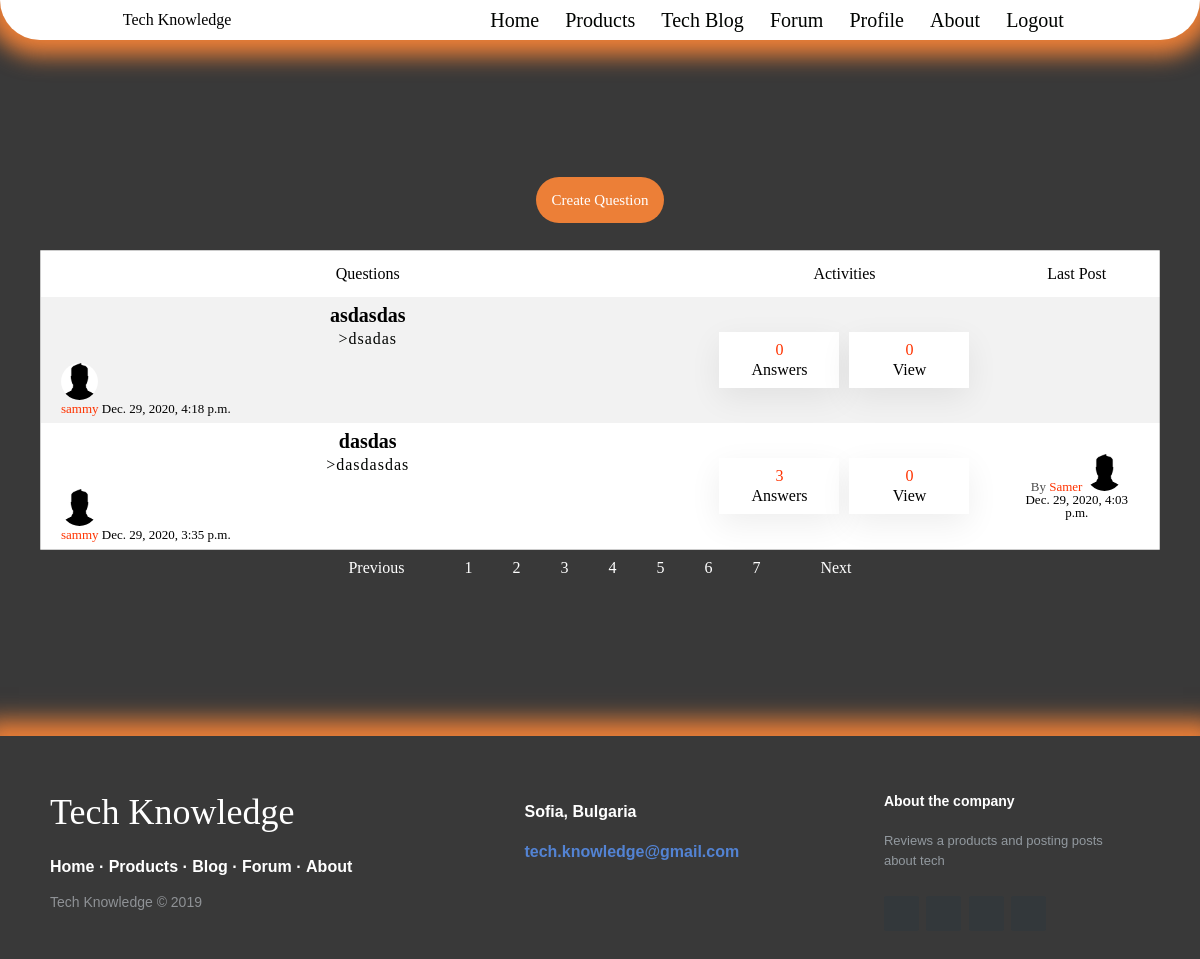
Page /forum/?page=4 (signed in) on the committed database.
### forum_app/models.py (models this page shows, shortened)
class Forum(models.Model):
    user = models.ForeignKey(User, on_delete=models.CASCADE)
    title = models.CharField(max_length=100)
    slug = models.SlugField(unique=True)
    desc = models.TextField()
    views_count = models.ManyToManyField(User, related_name='views')
    created_at = models.DateTimeField(auto_now_add=True)

class Comment(models.Model):
    user = models.ForeignKey(User, on_delete=models.CASCADE)
    forum = models.ForeignKey(Forum, on_delete=models.CASCADE)
    desc = models.TextField()
    likes = models.ManyToManyField(User, related_name='like')
    dislikes = models.ManyToManyField(User, related_name='dislike')
    created_at = models.DateTimeField(auto_now_add=True)

### users/models.py (models this page shows)
class ProfileUser(models.Model):
    name = models.CharField(max_length=10, blank=True)
    profile_pic = models.ImageField(upload_to='profile_img', default='default.png', blank=True)
    bio = models.TextField(blank=True, )
    user = models.OneToOneField(User, on_delete=models.CASCADE, related_name='profile')

### forum_app/views.py (the view)
# urls.py: path('', ForumListView.as_view(), name='forum'),
@method_decorator(login_required, name='dispatch')
class ForumListView(ListView):
    model = Forum
    queryset = Forum.objects.order_by('-created_at')
    paginate_by = 2
    template_name = 'forums/forum.html'
    context_object_name = 'forum'

### templates/forums/forum.html (shortened to what this page needs)
{% extends 'common/site.html' %}
{% load static %}
{% block style %}
    <link rel="stylesheet" type="text/css" href="{% static 'css/forum.css' %}">
{% endblock %}
{% block site_content %}
    <div class="content">
        <br>
        <div style="text-align-last: center;">
            <a class="button" href="{% url 'forum-add' %}">Create Question</a>
        </div>
        <br>
        <br>
        <table class="table table-striped table-bordered table-hover table-condensed cols-3 custom_table">
            <thead>
            <tr>
                <th scope="col">Questions</th>
                <th scope="col">Activities</th>
                <th scope="col">Last Post</th>
            </tr>
            </thead>
            <tbody>
            {% for forums in forum %}
                <tr>
                    <td>
                        <a href="{% url 'forum-detail' forums.slug %}">{{ forums.title }}</a>
                        <p class="desc">>{{ forums.desc|safe|truncatewords:5 }}</p>
                        <br>
                        <small style="text-align: left;">
                            <a href="{% url 'profile' forums.user.profile.id %}"><img
                                    class="profile-min-pic" src="{{ forums.user.profile.profile_pic.url }}" alt="">
                            </a>
                            <br>
                            <a href="{% url 'profile' forums.user.profile.id %}">{{ forums.user }}</a>
                            <span class="time_ago">{{ forums.created_at }}</span></small>
                    </td>
                    <td>
                        <ul class="activity_outer">
                            <li><strong>{{ forums.comment_set.count }}</strong><span>Answers</span></li>
                            <li><strong>{{ forums.views_count.count }}</strong><span>View</span></li>
                        </ul>
                    </td>
                    <td>
                        {% if forums.comment_set.all %}
                            <div class="last_activity">By <span
                                    class="user_name">{{ forums.comment_set.last.user.profile.name }}
                                <img class="profile-min-pic" src="{{ forums.user.profile.profile_pic.url }}"
                                     alt=""></span>
                                <br>
                                <span class="time_ago">{{ forums.comment_set.last.created_at }}</span>
                            </div>
                        {% endif %}
                    </td>
                </tr>
            {% endfor %}
            </tbody>
        </table>
        {% include 'forums/pagination.html' %}
    </div>
{% endblock %}

### static/css/forum.css (style rules this page uses)
.custom_table { width: 100%; padding: 0; max-width: 140vh; margin: 10px auto; border: 1px solid rgba(0, 0, 0, .2); border-collapse: collapse; background-color: white; }
.custom_table thead { color: #fff; background-color: white; }
.custom_table thead th { padding: 15px 20px; }
.custom_table tbody tr { transition: all .5s; }
.custom_table tbody tr:nth-child(odd) { background: rgba(0, 0, 0, .05) }
.custom_table tbody tr:nth-child(even) { background: #fff }
.custom_table tbody td { padding: 8px 20px; text-align: left; vertical-align: middle; }
.custom_table tbody td:first-child { width: 60% }
.custom_table tbody td:nth-child(2) { width: 25% }
.custom_table tbody td:nth-child(3) { width: 15%; text-align: center; }
.custom_table tbody td a { color: #000; font-size: 20px; font-weight: bold; margin-bottom: 6px; display: block; text-decoration: none; text-align: -webkit-center; }
.custom_table tbody td small, .last_activity { color: rgba(0, 0, 0, .7); font-size: 13px; display: block; text-align: center; }
.custom_table tbody td small a, .user_name { color: #ff3300; font-size: 13px; font-weight: normal; display: inline-block; margin-bottom: 0 }
.activity_outer { display: flex; margin: 0; padding: 0; justify-content: center; }
.activity_outer li { list-style: none; display: flex; flex-direction: column; align-items: center; padding: 10px 20px; background: #fff; margin: 5px; width: 50%; color: rgba(0, 0, 0, .5); min-width: 80px; -webkit-box-shadow: 0px 10px 32px 0px rgba(0, 0, 0, 0.07); -moz-box-shadow: 0px 10px 32px 0px rgba(0, 0, 0, 0.07); box-shadow: 0px 10px 32px 0px rgba(0, 0, 0, 0.07); }
.activity_outer li strong { margin-bottom: 4px; color: #ff3300 }
.button { margin-top: 35px; }
.button { width: 10vh; }
.profile-min-pic { border-radius: 50%; width: 37px; }
.desc { color: #000300; word-break: break-word !important; text-align: center; letter-spacing: 1px; }

### static/css/clear.css (style rules this page uses)
html, body, div, span, applet, object, iframe, h1, h2, h3, h4, h5, h6, p, blockquote, pre, a, abbr, acronym, address, big, cite, code, del, dfn, em, img, ins, kbd, q, s, samp, small, strike, strong, sub, sup, tt, var, b, u, i, center, dl, dt, dd, ol, ul, li, fieldset, form, label, legend, table, caption, tbody, tfoot, thead, tr, th, td, article, aside, canvas, details, embed, figure, figcaption, footer, header, hgroup, menu, nav, output, ruby, section, summary, time, mark, audio, video { margin: 0; padding: 0; border: 0; color: black; font-size: 100%; font: inherit; text-decoration: none; vertical-align: baseline; }
body { line-height: 1; }
ol, ul { list-style: none; }
table { border-collapse: collapse; border-spacing: 0; }

### static/css/main.css (style rules this page uses)
html { scroll-behavior: smooth; }
body { background-color: #393939; }
.content { margin-top: 20vh; }
.content h1, p { color: white; }
.button { padding: 15px; text-align: center; width: fit-content; width: -moz-fit-content; margin: 24px auto; font-size: 15px; background-color: #ec7f37; border-radius: 50px; color: white; border: none; }

### rows in the picture
Forum: title "asdasdas", desc "dsadas", user.profile.profile_pic (placeholder picture), user "sammy", created_at "Dec. 29, 2020, 4:18 p.m.", comment_set.count "0", views_count.count "0"
Forum: title "dasdas", desc "dasdasdas", user.profile.profile_pic (placeholder picture), user "sammy", created_at "Dec. 29, 2020, 3:35 p.m.", comment_set.count "3", views_count.count "0", comment_set.last.user.profile.name "Samer", comment_set.last.created_at "Dec. 29, 2020, 4:03 p.m."

### other values in the picture
{{ page }} "1" "2" "3" "4" "5" "6" "7"
